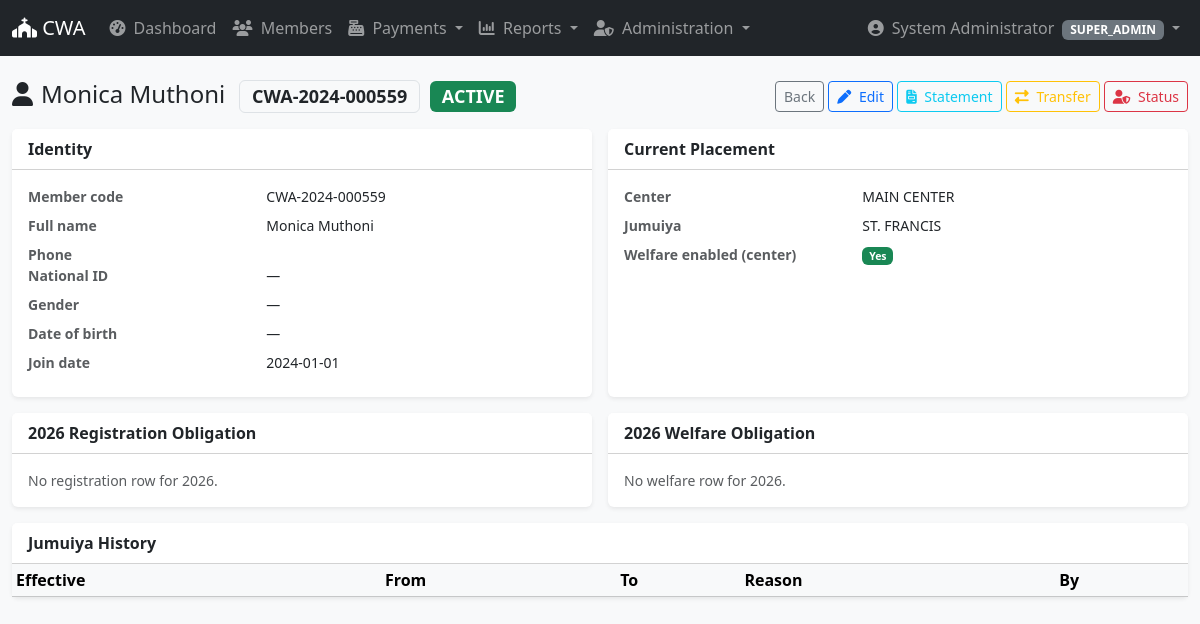
The page /members/view.php?id=962 (signed in) on the database its author committed.
### tables this page shows
CREATE TABLE `members` (
  `id` int(10) unsigned NOT NULL AUTO_INCREMENT,
  `member_code` varchar(20) NOT NULL,
  `full_name` varchar(150) NOT NULL,
  `phone` varchar(30) DEFAULT NULL,
  `id_number` varchar(30) DEFAULT NULL,
  `gender` enum('MALE','FEMALE','OTHER') DEFAULT NULL,
  `date_of_birth` date DEFAULT NULL,
  `join_date` date DEFAULT NULL,
  `join_month` tinyint(3) unsigned NOT NULL,
  `jumuiya_id` int(10) unsigned NOT NULL,
  `status` enum('ACTIVE','INACTIVE','TRANSFERRED','DECEASED','LEFT','SUSPENDED') NOT NULL DEFAULT 'ACTIVE',
  `photo` varchar(255) DEFAULT NULL,
  `notes` text DEFAULT NULL,
  `created_by` int(10) unsigned DEFAULT NULL,
  `updated_by` int(10) unsigned DEFAULT NULL,
  `created_at` datetime NOT NULL DEFAULT current_timestamp(),
  `updated_at` datetime NOT NULL DEFAULT current_timestamp() ON UPDATE current_timestamp(),
  PRIMARY KEY (`id`),
  UNIQUE KEY `member_code` (`member_code`),
  UNIQUE KEY `uq_member_phone` (`phone`),
  KEY `idx_member_jumuiya` (`jumuiya_id`),
  KEY `idx_member_status` (`status`),
  KEY `idx_member_name` (`full_name`),
  KEY `fk_member_created_by` (`created_by`),
  KEY `fk_member_updated_by` (`updated_by`),
  CONSTRAINT `fk_member_created_by` FOREIGN KEY (`created_by`) REFERENCES `users` (`id`) ON DELETE SET NULL ON UPDATE CASCADE,
  CONSTRAINT `fk_member_jumuiya` FOREIGN KEY (`jumuiya_id`) REFERENCES `jumuiyas` (`id`) ON UPDATE CASCADE,
  CONSTRAINT `fk_member_updated_by` FOREIGN KEY (`updated_by`) REFERENCES `users` (`id`) ON DELETE SET NULL ON UPDATE CASCADE
);

CREATE TABLE `centers` (
  `id` int(10) unsigned NOT NULL AUTO_INCREMENT,
  `parish_id` int(10) unsigned NOT NULL,
  `name` varchar(150) NOT NULL,
  `code` varchar(30) DEFAULT NULL,
  `welfare_enabled` tinyint(1) NOT NULL DEFAULT 0,
  `status` enum('ACTIVE','INACTIVE') NOT NULL DEFAULT 'ACTIVE',
  `created_at` datetime NOT NULL DEFAULT current_timestamp(),
  `updated_at` datetime NOT NULL DEFAULT current_timestamp() ON UPDATE current_timestamp(),
  PRIMARY KEY (`id`),
  UNIQUE KEY `uq_center_name_parish` (`parish_id`,`name`),
  KEY `idx_center_parish` (`parish_id`),
  CONSTRAINT `fk_center_parish` FOREIGN KEY (`parish_id`) REFERENCES `parishes` (`id`) ON UPDATE CASCADE
);

CREATE TABLE `jumuiyas` (
  `id` int(10) unsigned NOT NULL AUTO_INCREMENT,
  `center_id` int(10) unsigned NOT NULL,
  `name` varchar(150) NOT NULL,
  `code` varchar(30) DEFAULT NULL,
  `status` enum('ACTIVE','INACTIVE') NOT NULL DEFAULT 'ACTIVE',
  `created_at` datetime NOT NULL DEFAULT current_timestamp(),
  `updated_at` datetime NOT NULL DEFAULT current_timestamp() ON UPDATE current_timestamp(),
  PRIMARY KEY (`id`),
  UNIQUE KEY `uq_jumuiya_name_center` (`center_id`,`name`),
  KEY `idx_jumuiya_center` (`center_id`),
  CONSTRAINT `fk_jumuiya_center` FOREIGN KEY (`center_id`) REFERENCES `centers` (`id`) ON UPDATE CASCADE
);

CREATE TABLE `financial_years` (
  `id` int(10) unsigned NOT NULL AUTO_INCREMENT,
  `year` smallint(5) unsigned NOT NULL,
  `start_date` date NOT NULL,
  `end_date` date NOT NULL,
  `status` enum('OPEN','CLOSED') NOT NULL DEFAULT 'OPEN',
  `is_current` tinyint(1) NOT NULL DEFAULT 0,
  `created_at` datetime NOT NULL DEFAULT current_timestamp(),
  `updated_at` datetime NOT NULL DEFAULT current_timestamp() ON UPDATE current_timestamp(),
  PRIMARY KEY (`id`),
  UNIQUE KEY `year` (`year`)
);

### classes/Db.php (called while the page is built, shortened)
<?php
class Db
{
    private static ?PDO $pdo = null;
    public static function conn(): PDO
    {
        if (self::$pdo === null) {
            $config = require __DIR__ . '/../config/config.php';
            $db = $config['db'];
            $dsn = "mysql:host={$db['host']};port={$db['port']};dbname={$db['database']};charset={$db['charset']}";
            self::$pdo = new PDO($dsn, $db['username'], $db['password'], [
                PDO::ATTR_ERRMODE            => PDO::ERRMODE_EXCEPTION,
                PDO::ATTR_DEFAULT_FETCH_MODE => PDO::FETCH_ASSOC,
                PDO::ATTR_EMULATE_PREPARES   => false,
            ]);
        }
        return self::$pdo;
    }
    public static function q(string $sql, array $params = []): PDOStatement
    {
        $st = self::conn()->prepare($sql);
        $st->execute($params);
        return $st;
    }
    public static function one(string $sql, array $p = []): ?array
    {
        $r = self::q($sql, $p)->fetch();
        return $r === false ? null : $r;
    }
}

### classes/Member.php (called while the page is built, shortened)
<?php
class Member
{
    public static function find(int $id): ?array
    {
        return Db::one(
            "SELECT m.*, j.name AS jumuiya_name, j.id AS jumuiya_id,
                    c.name AS center_name, c.id AS center_id,
                    c.welfare_enabled
               FROM members m
               JOIN jumuiyas j ON j.id = m.jumuiya_id
               JOIN centers   c ON c.id = j.center_id
              WHERE m.id = :id",
            ['id' => $id]
        );
    }
}

### includes/helpers.php (called while the page is built, shortened)
<?php
function e(?string $v): string
{
    return htmlspecialchars((string)$v, ENT_QUOTES, 'UTF-8');
}
function current_year(): int
{
    $row = Db::one("SELECT year FROM financial_years WHERE is_current = 1 LIMIT 1");
    return $row ? (int)$row['year'] : (int)date('Y');
}

### members/view.php (the view, shortened to what this page needs)
<?php
$id = (int)($_GET['id'] ?? 0);
$m  = Member::find($id);
$year = current_year();
$reg  = Db::one(
    "SELECT * FROM member_registration WHERE member_id = :m AND year = :y",
    ['m' => $id, 'y' => $year]
);
$wel  = Db::one(
    "SELECT * FROM member_welfare WHERE member_id = :m AND year = :y",
    ['m' => $id, 'y' => $year]
);
require __DIR__ . '/../templates/layout/header.php';
?>
<div class="d-flex justify-content-between align-items-center mb-3">
    <h4 class="mb-0">
        <i class="fa-solid fa-user me-2"></i><?= e($m['full_name']) ?>
        <span class="badge bg-light text-dark border ms-2"><?= e($m['member_code']) ?></span>
        <span class="badge bg-<?= $m['status'] === 'ACTIVE' ? 'success' : 'secondary' ?> ms-1"><?= e($m['status']) ?></span>
    </h4>
    <div>
        <a href="index.php" class="btn btn-outline-secondary btn-sm">Back</a>
        <a href="edit.php?id=<?= $id ?>" class="btn btn-outline-primary btn-sm">
            <i class="fa-solid fa-pen me-1"></i> Edit
        </a>
        <a href="../reports/member-statement.php?id=<?= $id ?>" class="btn btn-outline-info btn-sm">
            <i class="fa-solid fa-file-invoice me-1"></i> Statement
        </a>
        <a href="transfer.php?id=<?= $id ?>" class="btn btn-outline-warning btn-sm">
            <i class="fa-solid fa-right-left me-1"></i> Transfer
        </a>
        <a href="status.php?id=<?= $id ?>" class="btn btn-outline-danger btn-sm">
            <i class="fa-solid fa-user-shield me-1"></i> Status
        </a>
    </div>
</div>
<div class="row g-3">
    <div class="col-md-6">
        <div class="card shadow-sm border-0 h-100">
            <div class="card-header bg-white"><strong>Identity</strong></div>
            <div class="card-body">
                <dl class="row mb-0 small">
                    <dt class="col-5 text-muted">Member code</dt>
                    <dd class="col-7"><?= e($m['member_code']) ?></dd>
                    <dt class="col-5 text-muted">Full name</dt>
                    <dd class="col-7"><?= e($m['full_name']) ?></dd>
                    <dt class="col-5 text-muted">Phone</dt>
                    <dd class="col-7"><?= e($m['phone']) ?></dd>
                    <dt class="col-5 text-muted">National ID</dt>
                    <dd class="col-7"><?= e($m['id_number'] ?? '—') ?></dd>
                    <dt class="col-5 text-muted">Gender</dt>
                    <dd class="col-7"><?= e($m['gender'] ?? '—') ?></dd>
                    <dt class="col-5 text-muted">Date of birth</dt>
                    <dd class="col-7"><?= e($m['date_of_birth'] ?? '—') ?></dd>
                    <dt class="col-5 text-muted">Join date</dt>
                    <dd class="col-7"><?= e($m['join_date']) ?></dd>
                </dl>
            </div>
        </div>
    </div>
    <div class="col-md-6">
        <div class="card shadow-sm border-0 h-100">
            <div class="card-header bg-white"><strong>Current Placement</strong></div>
            <div class="card-body">
                <dl class="row mb-0 small">
                    <dt class="col-5 text-muted">Center</dt>
                    <dd class="col-7"><?= e($m['center_name']) ?></dd>
                    <dt class="col-5 text-muted">Jumuiya</dt>
                    <dd class="col-7"><?= e($m['jumuiya_name']) ?></dd>
                    <dt class="col-5 text-muted">Welfare enabled (center)</dt>
                    <dd class="col-7">
                        <?= $m['welfare_enabled'] ? '<span class="badge bg-success">Yes</span>' : '<span class="badge bg-light text-muted border">No</span>' ?>
                    </dd>
                </dl>
            </div>
        </div>
    </div>
    <div class="col-md-6">
        <div class="card shadow-sm border-0 h-100">
            <div class="card-header bg-white">
                <strong><?= (int)$year ?> Registration Obligation</strong>
            </div>
            <div class="card-body">
                <?php if ($reg): ?>
                    <dl class="row mb-0 small">
                        <dt class="col-7 text-muted">Renewal required</dt>
                        <dd class="col-5 text-end"><?= number_format((float)$reg['renewal_required'], 2) ?></dd>
                        <dt class="col-7 text-muted">Registration required</dt>
                        <dd class="col-5 text-end"><?= number_format((float)$reg['registration_required'], 2) ?></dd>
                        <dt class="col-7 text-muted">Card fee</dt>
                        <dd class="col-5 text-end"><?= number_format((float)$reg['card_required'], 2) ?></dd>
                        <dt class="col-7 fw-bold">Total</dt>
                        <dd class="col-5 text-end fw-bold">
                            <?= number_format((float)$reg['renewal_required'] + (float)$reg['registration_required'] + (float)$reg['card_required'], 2) ?>
                        </dd>
                    </dl>
                    <div class="text-muted small mt-2">
                        Paid vs outstanding will appear here once the payments module is built (Phase 3).
                    </div>
                <?php else: ?>
                    <div class="text-muted small">No registration row for <?= (int)$year ?>.</div>
                <?php endif; ?>
            </div>
        </div>
    </div>
    <div class="col-md-6">
        <div class="card shadow-sm border-0 h-100">
            <div class="card-header bg-white">
                <strong><?= (int)$year ?> Welfare Obligation</strong>
            </div>
            <div class="card-body">
                <?php if ($wel && $wel['status'] !== 'NOT_APPLICABLE'): ?>
                    <dl class="row mb-0 small">
                        <dt class="col-7 text-muted">Welfare required</dt>
                        <dd class="col-5 text-end"><?= number_format((float)$wel['welfare_required'], 2) ?></dd>
                        <dt class="col-7 text-muted">Starts from month</dt>
                        <dd class="col-5 text-end"><?= (int)$wel['start_month'] ?></dd>
                    </dl>
                    <div class="text-muted small mt-2">
                        Paid vs outstanding will appear here once the payments module is built (Phase 3).
                    </div>
                <?php elseif ($wel && $wel['status'] === 'NOT_APPLICABLE'): ?>
                    <div class="text-muted small">
                        Welfare is not enabled for this member's center.
                    </div>
                <?php else: ?>
                    <div class="text-muted small">No welfare row for <?= (int)$year ?>.</div>
                <?php endif; ?>
            </div>
        </div>
    </div>
    <div class="col-12">
        <div class="card shadow-sm border-0">
            <div class="card-header bg-white"><strong>Jumuiya History</strong></div>
            <div class="card-body p-0">
                <table class="table table-sm mb-0 align-middle">
                    <thead class="table-light">
                        <tr>
                            <th>Effective</th>
                            <th>From</th>
                            <th>To</th>
                            <th>Reason</th>
                            <th>By</th>
                        </tr>
                    </thead>
                </table>
            </div>
        </div>
    </div>
</div>
<?php require __DIR__ . '/../templates/layout/footer.php'; ?>

### rows shown on the page
members: full_name "Monica Muthoni", member_code "CWA-2024-000559", status "ACTIVE", id_number "—", gender "—", date_of_birth "—", join_date "2024-01-01", centers.name "MAIN CENTER", jumuiya.name "ST. FRANCIS"
financial_years: year "2026"

### other values the page prints
$user['full_name'] "System Administrator"
$user['role_name'] "SUPER_ADMIN"
